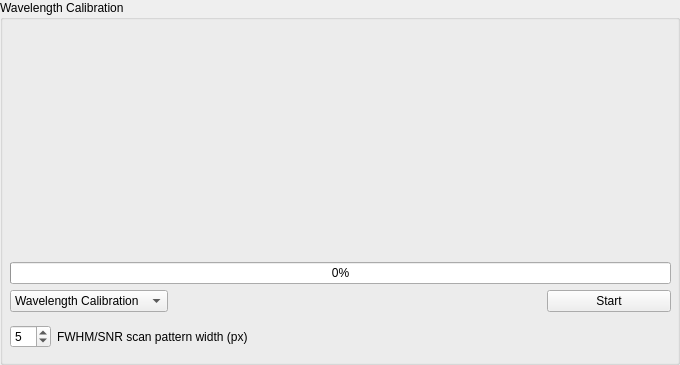
               <widget class="QGroupBox" name="groupBox_wave_cal">
                <property name="sizePolicy">
                 <sizepolicy hsizetype="Expanding" vsizetype="Expanding">
                  <horstretch>0</horstretch>
                  <verstretch>0</verstretch>
                 </sizepolicy>
                </property>
                <property name="title">
                 <string>Wavelength Calibration</string>
                </property>
                <widget class="QWidget" name="layoutWidget2">
                 <property name="geometry">
                  <rect>
                   <x>10</x>
                   <y>25</y>
                   <width>661</width>
                   <height>331</height>
                  </rect>
                 </property>
                 <layout class="QVBoxLayout" name="verticalLayout_13" stretch="4,2,2,2,1">
                  <item>
                   <layout class="QHBoxLayout" name="horizontalLayout_91">
                    <item>
                     <widget class="QLabel" name="label_cal">
                      <property name="text">
                       <string/>
                      </property>
                     </widget>
                    </item>
                   </layout>
                  </item>
                  <item>
                   <layout class="QHBoxLayout" name="horizontalLayout_85">
                    <item>
                     <widget class="QLabel" name="label_scan_progress">
                      <property name="maximumSize">
                       <size>
                        <width>16777215</width>
                        <height>20</height>
                       </size>
                      </property>
                      <property name="text">
                       <string/>
                      </property>
                     </widget>
                    </item>
                    <item>
                     <widget class="QLabel" name="label_Cal_Steps">
                      <property name="text">
                       <string/>
                      </property>
                     </widget>
                    </item>
                   </layout>
                  </item>
                  <item>
                   <widget class="QProgressBar" name="progressbar_cal">
                    <property name="enabled">
                     <bool>true</bool>
                    </property>
                    <property name="value">
                     <number>0</number>
                    </property>
                   </widget>
                  </item>
                  <item>
                   <layout class="QHBoxLayout" name="horizontalLayout_43" stretch="1,3,1">
                    <item>
                     <widget class="QComboBox" name="comboBox_calID">
                      <item>
                       <property name="text">
                        <string>Wavelength Calibration</string>
                       </property>
                      </item>
                      <item>
                       <property name="text">
                        <string>Wavelength Verification</string>
                       </property>
                      </item>
                      <item>
                       <property name="text">
                        <string>Reference Calibration</string>
                       </property>
                      </item>
                      <item>
                       <property name="text">
                        <string>SNR Computation</string>
                       </property>
                      </item>
                      <item>
                       <property name="text">
                        <string>System Test</string>
                       </property>
                      </item>
                     </widget>
                    </item>
                    <item>
                     <spacer name="horizontalSpacer_14">
                      <property name="orientation">
                       <enum>Qt::Horizontal</enum>
                      </property>
                      <property name="sizeHint" stdset="0">
                       <size>
                        <width>40</width>
                        <height>20</height>
                       </size>
                      </property>
                     </spacer>
                    </item>
                    <item>
                     <widget class="QPushButton" name="pushButton_CalStart">
                      <property name="text">
                       <string>Start</string>
                      </property>
                     </widget>
                    </item>
                   </layout>
                  </item>
                  <item>
                   <layout class="QHBoxLayout" name="horizontalLayout_24">
                    <item>
                     <widget class="QSpinBox" name="spinBox_fwhmWidth">
                      <property name="minimum">
                       <number>1</number>
                      </property>
                      <property name="maximum">
                       <number>50</number>
                      </property>
                      <property name="value">
                       <number>5</number>
                      </property>
                     </widget>
                    </item>
                    <item>
                     <widget class="QLabel" name="label_ptnwidth">
                      <property name="text">
                       <string>FWHM/SNR scan pattern width (px)</string>
                      </property>
                     </widget>
                    </item>
                    <item>
                     <spacer name="horizontalSpacer_3">
                      <property name="orientation">
                       <enum>Qt::Horizontal</enum>
                      </property>
                      <property name="sizeHint" stdset="0">
                       <size>
                        <width>40</width>
                        <height>20</height>
                       </size>
                      </property>
                     </spacer>
                    </item>
                   </layout>
                  </item>
                 </layout>
                </widget>
               </widget>
